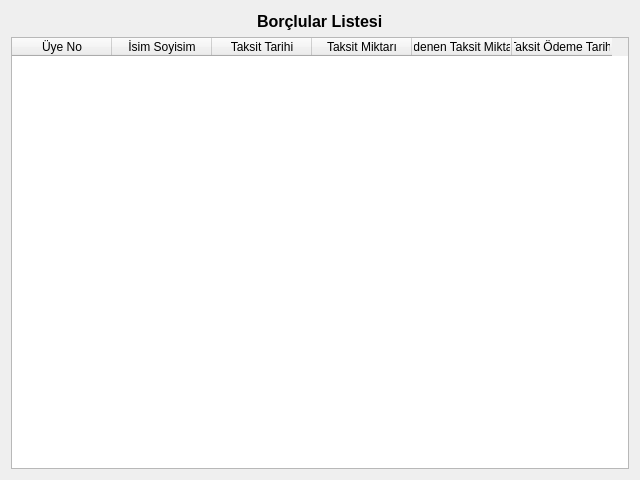
<?xml version="1.0" encoding="UTF-8"?>
<ui version="4.0">
 <class>OdemeleriGosterDialog</class>
 <widget class="QWidget" name="OdemeleriGosterDialog">
  <property name="geometry">
   <rect>
    <x>0</x>
    <y>0</y>
    <width>640</width>
    <height>480</height>
   </rect>
  </property>
  <property name="windowTitle">
   <string>Borçlar</string>
  </property>
  <layout class="QGridLayout" name="gridLayout">
   <item row="0" column="2">
    <spacer name="horizontalSpacer_2">
     <property name="orientation">
      <enum>Qt::Horizontal</enum>
     </property>
     <property name="sizeHint" stdset="0">
      <size>
       <width>40</width>
       <height>20</height>
      </size>
     </property>
    </spacer>
   </item>
   <item row="1" column="0" colspan="3">
    <widget class="QTableWidget" name="tableWidget">
     <column>
      <property name="text">
       <string>Üye No</string>
      </property>
     </column>
     <column>
      <property name="text">
       <string>İsim Soyisim</string>
      </property>
     </column>
     <column>
      <property name="text">
       <string>Taksit Tarihi</string>
      </property>
     </column>
     <column>
      <property name="text">
       <string>Taksit Miktarı</string>
      </property>
     </column>
     <column>
      <property name="text">
       <string>Ödenen Taksit Miktarı</string>
      </property>
     </column>
     <column>
      <property name="text">
       <string>Taksit Ödeme Tarihi</string>
      </property>
     </column>
    </widget>
   </item>
   <item row="0" column="0">
    <spacer name="horizontalSpacer">
     <property name="orientation">
      <enum>Qt::Horizontal</enum>
     </property>
     <property name="sizeHint" stdset="0">
      <size>
       <width>40</width>
       <height>20</height>
      </size>
     </property>
    </spacer>
   </item>
   <item row="0" column="1">
    <widget class="QLabel" name="label">
     <property name="font">
      <font>
       <pointsize>12</pointsize>
       <weight>75</weight>
       <bold>true</bold>
      </font>
     </property>
     <property name="text">
      <string>Borçlular Listesi</string>
     </property>
    </widget>
   </item>
  </layout>
 </widget>
 <resources/>
 <connections/>
</ui>
